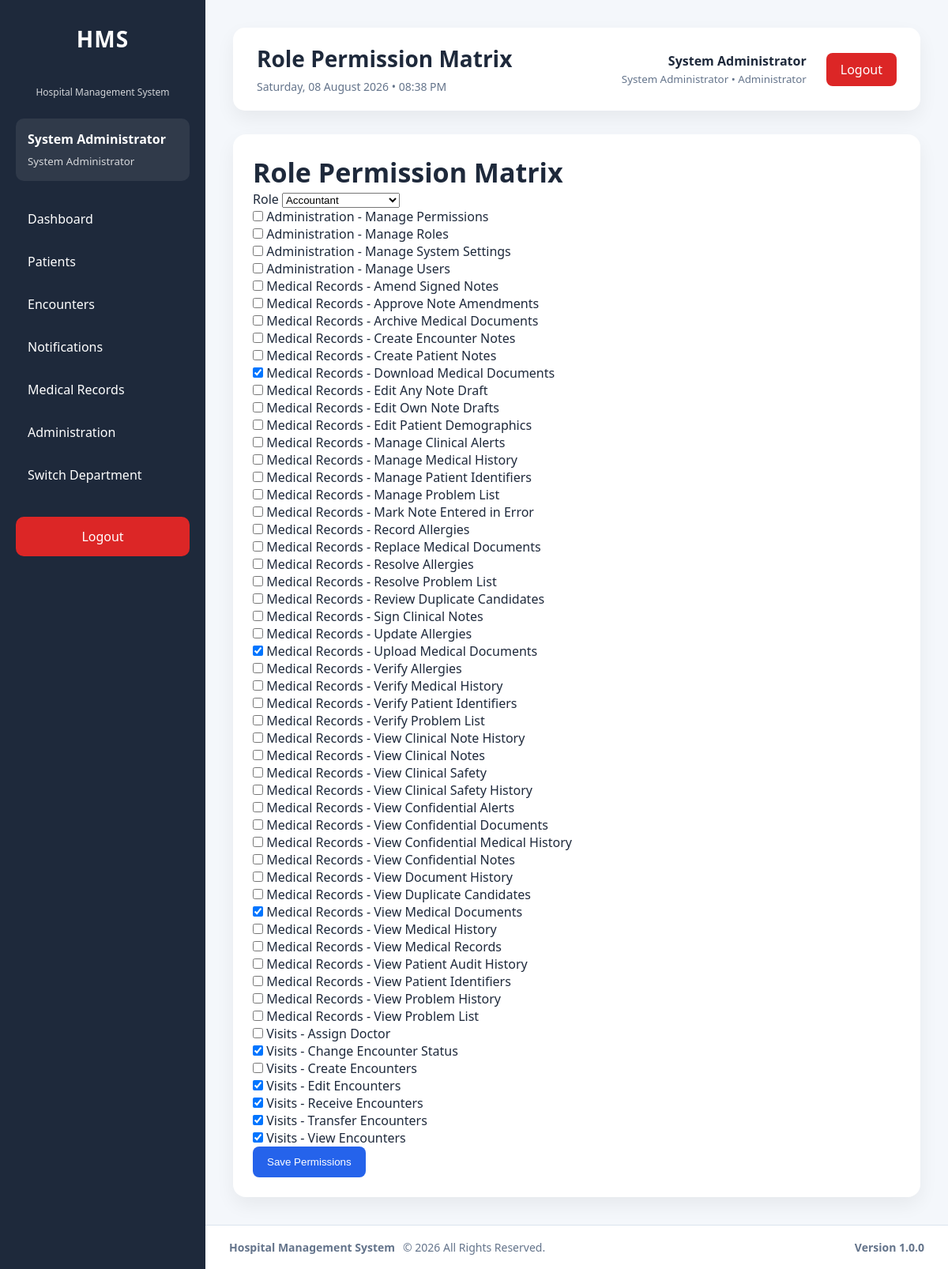
Before: /modules/administration/permissions/matrix.php (signed in) with the older database file.
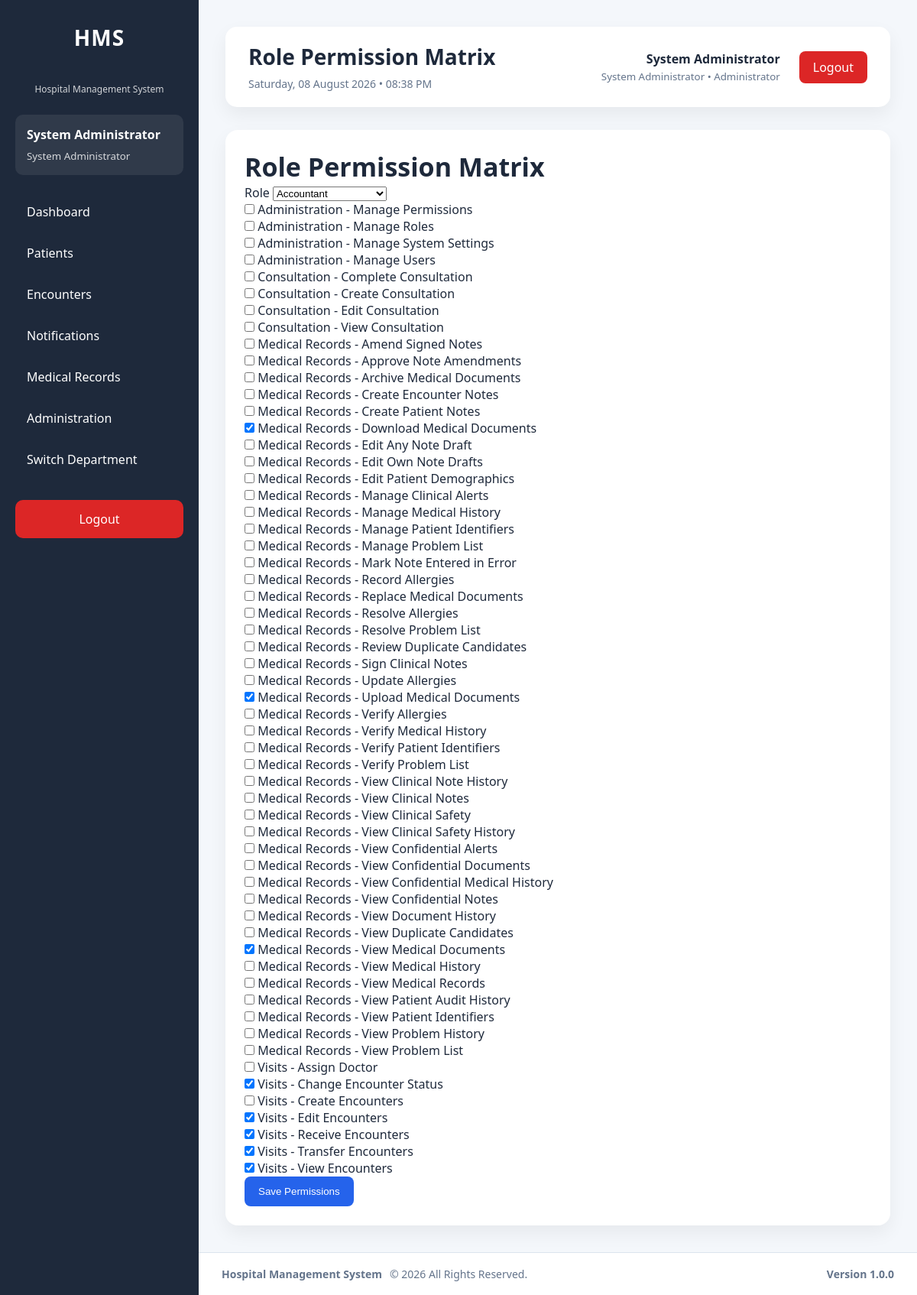
After: the same page with the newer database file.
### tables this page shows
CREATE TABLE `permissions` (
  `id` int(11) NOT NULL AUTO_INCREMENT,
  `permission_key` varchar(100) NOT NULL,
  `permission_name` varchar(150) NOT NULL,
  `module` varchar(100) NOT NULL,
  `description` text DEFAULT NULL,
  `is_active` tinyint(1) NOT NULL DEFAULT 1,
  `created_at` timestamp NOT NULL DEFAULT current_timestamp(),
  `updated_at` timestamp NULL DEFAULT NULL ON UPDATE current_timestamp(),
  PRIMARY KEY (`id`),
  UNIQUE KEY `uq_permissions_key` (`permission_key`),
  KEY `idx_permissions_module` (`module`),
  KEY `idx_permissions_active` (`is_active`)
);

### modules/administration/partials/bootstrap.php (called while the page is built, shortened)
<?php
require_once __DIR__ . '/../../../config/auth.php';
require_once __DIR__ . '/../../../config/database.php';
require_once __DIR__ . '/../../../config/helpers.php';
require_once __DIR__ . '/../../../services/RoleService.php';
require_once __DIR__ . '/../../../services/PermissionService.php';
require_once __DIR__ . '/../../../services/UserDepartmentService.php';
$permissionService = new PermissionService($pdo);
$roleService = new RoleService($pdo);

### services/RoleService.php (called while the page is built, shortened)
<?php
class RoleService
{
    private PDO $pdo;
    public function __construct(PDO $pdo)
    {
        $this->pdo = $pdo;
    }
    public function listRoles(bool $includeInactive = true): array
    {
        $stmt = $this->pdo->prepare(
            'SELECT id, role_name, description, is_active, created_at, updated_at FROM roles WHERE is_active = 1 ORDER BY role_name'
        );
        $stmt->execute();
        return $stmt->fetchAll(PDO::FETCH_ASSOC);
    }
}

### config/helpers.php (called while the page is built, shortened)
<?php
function e($value): string
{
    return htmlspecialchars(
        (string)$value,
        ENT_QUOTES,
        'UTF-8'
    );
}

### services/PermissionService.php (called while the page is built, shortened)
<?php
class PermissionService
{
    private PDO $pdo;
    public function __construct(PDO $pdo, ?SettingsService $settingsService = null)
    {
        $this->pdo = $pdo;
    }
    public function listPermissions(bool $includeInactive = true): array
    {
        $sql = '
            SELECT id, permission_key, permission_name, module,
                   description, is_active, created_at, updated_at
            FROM permissions
        ';
        if (!$includeInactive) {
            $sql .= ' WHERE is_active = 1';
        }
        $sql .= ' ORDER BY module, permission_name';
        try {
            return $this->pdo->query($sql)->fetchAll(PDO::FETCH_ASSOC);
        } catch (Throwable $exception) {
            return [];
        }
    }
    public function getRolePermissions(int $roleId): array
    {
        $stmt = $this->pdo->prepare('
            SELECT p.id, p.permission_key, p.permission_name, p.module,
                   p.description, p.is_active
            FROM permissions p
            INNER JOIN role_permissions rp ON rp.permission_id = p.id
            WHERE rp.role_id = :role_id
            ORDER BY p.module, p.permission_name
        ');
        $stmt->execute([':role_id' => $roleId]);
        return $stmt->fetchAll(PDO::FETCH_ASSOC);
    }
}

### modules/administration/permissions/matrix.php (the view, shortened to what this page needs)
<?php
require_once __DIR__ . '/../partials/bootstrap.php';
$roles = $roleService->listRoles(false);
$permissions = $permissionService->listPermissions(false);
$selectedRoleId = (int)($_GET['role_id'] ?? ($roles[0]['id'] ?? 0));
$assigned = array_map('intval', array_column($permissionService->getRolePermissions($selectedRoleId), 'id'));
require_once __DIR__ . '/../../../layouts/header.php';
require_once __DIR__ . '/../../../layouts/sidebar.php';
?>
<main class="content">
    <?php require_once __DIR__ . '/../../../layouts/navbar.php'; ?>
    <section class="card">
        <h2>Role Permission Matrix</h2>
        <form method="GET">
            <label>Role
                <select name="role_id" onchange="this.form.submit()">
                    <?php foreach ($roles as $role): ?><option value="<?= (int)$role['id'] ?>" <?= (int)$role['id'] === $selectedRoleId ? 'selected' : '' ?>><?= e($role['role_name']) ?></option><?php endforeach; ?>
                </select>
            </label>
        </form>
        <form method="POST" action="matrix_save.php">
            <?php foreach ($permissions as $permission): ?>
                <label style="display:block">
                    <input type="checkbox" name="permission_ids[]" value="<?= (int)$permission['id'] ?>" <?= in_array((int)$permission['id'], $assigned, true) ? 'checked' : '' ?>>
                    <?= e($permission['module'] . ' - ' . $permission['permission_name']) ?>
                </label>
            <?php endforeach; ?>
            <button class="btn-primary" type="submit">Save Permissions</button>
        </form>
    </section>
</main>
<?php require_once __DIR__ . '/../../../layouts/footer.php'; ?>

Changed rows visible on the page:
added permissions: module+permission_name "Consultation - Complete Consultation"
added permissions: module+permission_name "Consultation - Create Consultation"
added permissions: module+permission_name "Consultation - Edit Consultation"
added permissions: module+permission_name "Consultation - View Consultation"
